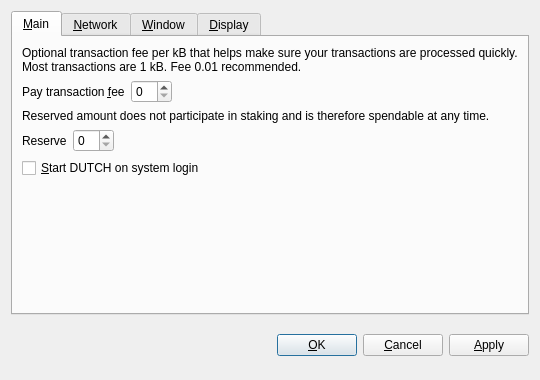
<?xml version="1.0" encoding="UTF-8"?>
<ui version="4.0">
 <class>OptionsDialog</class>
 <widget class="QDialog" name="OptionsDialog">
  <property name="geometry">
   <rect>
    <x>0</x>
    <y>0</y>
    <width>540</width>
    <height>380</height>
   </rect>
  </property>
  <property name="windowTitle">
   <string>Options</string>
  </property>
  <property name="modal">
   <bool>true</bool>
  </property>
  <layout class="QVBoxLayout" name="verticalLayout">
   <item>
    <widget class="QTabWidget" name="tabWidget">
     <property name="tabPosition">
      <enum>QTabWidget::North</enum>
     </property>
     <property name="currentIndex">
      <number>0</number>
     </property>
     <widget class="QWidget" name="tabMain">
      <attribute name="title">
       <string>&amp;Main</string>
      </attribute>
      <layout class="QVBoxLayout" name="verticalLayout_Main">
       <item>
        <widget class="QLabel" name="transactionFeeInfoLabel">
         <property name="text">
          <string>Optional transaction fee per kB that helps make sure your transactions are processed quickly. Most transactions are 1 kB. Fee 0.01 recommended.</string>
         </property>
         <property name="textFormat">
          <enum>Qt::PlainText</enum>
         </property>
         <property name="wordWrap">
          <bool>true</bool>
         </property>
        </widget>
       </item>
       <item>
        <layout class="QHBoxLayout" name="horizontalLayoutFee">
         <item>
          <widget class="QLabel" name="transactionFeeLabel">
           <property name="text">
            <string>Pay transaction &amp;fee</string>
           </property>
           <property name="textFormat">
            <enum>Qt::PlainText</enum>
           </property>
           <property name="buddy">
            <cstring>transactionFee</cstring>
           </property>
          </widget>
         </item>
         <item>
          <widget class="BitcoinAmountField" name="transactionFee"/>
         </item>
         <item>
          <spacer name="horizontalSpacerFee">
           <property name="orientation">
            <enum>Qt::Horizontal</enum>
           </property>
           <property name="sizeHint" stdset="0">
            <size>
             <width>40</width>
             <height>20</height>
            </size>
           </property>
          </spacer>
         </item>
        </layout>
       </item>
       <item>
        <widget class="QLabel" name="reserveBalanceInfoLabel">
         <property name="text">
          <string>Reserved amount does not participate in staking and is therefore spendable at any time.</string>
         </property>
         <property name="textFormat">
          <enum>Qt::PlainText</enum>
         </property>
         <property name="wordWrap">
          <bool>true</bool>
         </property>
        </widget>
       </item>
       <item>
        <layout class="QHBoxLayout" name="horizontalLayoutReserveBalance">
         <item>
          <widget class="QLabel" name="reserveBalanceLabel">
           <property name="text">
            <string>Reserve</string>
           </property>
           <property name="textFormat">
            <enum>Qt::PlainText</enum>
           </property>
           <property name="buddy">
            <cstring>reserveBalance</cstring>
           </property>
          </widget>
         </item>
         <item>
          <widget class="BitcoinAmountField" name="reserveBalance"/>
         </item>
         <item>
          <spacer name="horizontalSpacerReserveBalance">
           <property name="orientation">
            <enum>Qt::Horizontal</enum>
           </property>
           <property name="sizeHint" stdset="0">
            <size>
             <width>40</width>
             <height>20</height>
            </size>
           </property>
          </spacer>
         </item>
        </layout>
       </item>
       <item>
        <widget class="QCheckBox" name="bitcoinAtStartup">
         <property name="toolTip">
          <string>Automatically start DUTCH after logging in to the system.</string>
         </property>
         <property name="text">
          <string>&amp;Start DUTCH on system login</string>
         </property>
        </widget>
       </item>
       <item>
        <spacer name="verticalSpacer_Main">
         <property name="orientation">
          <enum>Qt::Vertical</enum>
         </property>
         <property name="sizeHint" stdset="0">
          <size>
           <width>20</width>
           <height>40</height>
          </size>
         </property>
        </spacer>
       </item>
      </layout>
     </widget>
     <widget class="QWidget" name="tabNetwork">
      <attribute name="title">
       <string>&amp;Network</string>
      </attribute>
      <layout class="QVBoxLayout" name="verticalLayout_Network">
       <item>
        <widget class="QCheckBox" name="mapPortUpnp">
         <property name="toolTip">
          <string>Automatically open the DUTCH client port on the router. This only works when your router supports UPnP and it is enabled.</string>
         </property>
         <property name="text">
          <string>Map port using &amp;UPnP</string>
         </property>
        </widget>
       </item>
       <item>
        <widget class="QCheckBox" name="connectSocks">
         <property name="toolTip">
          <string>Connect to the DUTCH network through a SOCKS proxy (e.g. when connecting through Tor).</string>
         </property>
         <property name="text">
          <string>&amp;Connect through SOCKS proxy:</string>
         </property>
        </widget>
       </item>
       <item>
        <layout class="QHBoxLayout" name="horizontalLayout_Network">
         <item>
          <widget class="QLabel" name="proxyIpLabel">
           <property name="text">
            <string>Proxy &amp;IP:</string>
           </property>
           <property name="textFormat">
            <enum>Qt::PlainText</enum>
           </property>
           <property name="buddy">
            <cstring>proxyIp</cstring>
           </property>
          </widget>
         </item>
         <item>
          <widget class="QValidatedLineEdit" name="proxyIp">
           <property name="maximumSize">
            <size>
             <width>140</width>
             <height>16777215</height>
            </size>
           </property>
           <property name="toolTip">
            <string>IP address of the proxy (e.g. 127.0.0.1)</string>
           </property>
          </widget>
         </item>
         <item>
          <widget class="QLabel" name="proxyPortLabel">
           <property name="text">
            <string>&amp;Port:</string>
           </property>
           <property name="textFormat">
            <enum>Qt::PlainText</enum>
           </property>
           <property name="buddy">
            <cstring>proxyPort</cstring>
           </property>
          </widget>
         </item>
         <item>
          <widget class="QLineEdit" name="proxyPort">
           <property name="maximumSize">
            <size>
             <width>55</width>
             <height>16777215</height>
            </size>
           </property>
           <property name="toolTip">
            <string>Port of the proxy (e.g. 9050)</string>
           </property>
          </widget>
         </item>
         <item>
          <widget class="QLabel" name="socksVersionLabel">
           <property name="text">
            <string>SOCKS &amp;Version:</string>
           </property>
           <property name="textFormat">
            <enum>Qt::PlainText</enum>
           </property>
           <property name="buddy">
            <cstring>socksVersion</cstring>
           </property>
          </widget>
         </item>
         <item>
          <widget class="QValueComboBox" name="socksVersion">
           <property name="toolTip">
            <string>SOCKS version of the proxy (e.g. 5)</string>
           </property>
          </widget>
         </item>
         <item>
          <spacer name="horizontalSpacer_Network">
           <property name="orientation">
            <enum>Qt::Horizontal</enum>
           </property>
           <property name="sizeHint" stdset="0">
            <size>
             <width>40</width>
             <height>20</height>
            </size>
           </property>
          </spacer>
         </item>
        </layout>
       </item>
       <item>
        <spacer name="verticalSpacer_Network">
         <property name="orientation">
          <enum>Qt::Vertical</enum>
         </property>
         <property name="sizeHint" stdset="0">
          <size>
           <width>20</width>
           <height>40</height>
          </size>
         </property>
        </spacer>
       </item>
      </layout>
     </widget>
     <widget class="QWidget" name="tabWindow">
      <attribute name="title">
       <string>&amp;Window</string>
      </attribute>
      <layout class="QVBoxLayout" name="verticalLayout_Window">
       <item>
        <widget class="QCheckBox" name="minimizeToTray">
         <property name="toolTip">
          <string>Show only a tray icon after minimizing the window.</string>
         </property>
         <property name="text">
          <string>&amp;Minimize to the tray instead of the taskbar</string>
         </property>
        </widget>
       </item>
       <item>
        <widget class="QCheckBox" name="minimizeOnClose">
         <property name="toolTip">
          <string>Minimize instead of exit the application when the window is closed. When this option is enabled, the application will be closed only after selecting Quit in the menu.</string>
         </property>
         <property name="text">
          <string>M&amp;inimize on close</string>
         </property>
        </widget>
       </item>
       <item>
        <spacer name="verticalSpacer_Window">
         <property name="orientation">
          <enum>Qt::Vertical</enum>
         </property>
         <property name="sizeHint" stdset="0">
          <size>
           <width>20</width>
           <height>40</height>
          </size>
         </property>
        </spacer>
       </item>
      </layout>
     </widget>
     <widget class="QWidget" name="tabDisplay">
      <attribute name="title">
       <string>&amp;Display</string>
      </attribute>
      <layout class="QVBoxLayout" name="verticalLayout_Display">
       <item>
        <layout class="QHBoxLayout" name="horizontalLayout_1_Display">
         <item>
          <widget class="QLabel" name="langLabel">
           <property name="text">
            <string>User Interface &amp;language:</string>
           </property>
           <property name="textFormat">
            <enum>Qt::PlainText</enum>
           </property>
           <property name="buddy">
            <cstring>lang</cstring>
           </property>
          </widget>
         </item>
         <item>
          <widget class="QValueComboBox" name="lang">
           <property name="toolTip">
            <string>The user interface language can be set here. This setting will take effect after restarting DUTCH.</string>
           </property>
          </widget>
         </item>
        </layout>
       </item>
       <item>
        <layout class="QHBoxLayout" name="horizontalLayout_2_Display">
         <item>
          <widget class="QLabel" name="unitLabel">
           <property name="text">
            <string>&amp;Unit to show amounts in:</string>
           </property>
           <property name="textFormat">
            <enum>Qt::PlainText</enum>
           </property>
           <property name="buddy">
            <cstring>unit</cstring>
           </property>
          </widget>
         </item>
         <item>
          <widget class="QValueComboBox" name="unit">
           <property name="toolTip">
            <string>Choose the default subdivision unit to show in the interface and when sending coins.</string>
           </property>
          </widget>
         </item>
        </layout>
       </item>
       <item>
        <widget class="QCheckBox" name="displayAddresses">
         <property name="toolTip">
          <string>Whether to show DUTCH addresses in the transaction list or not.</string>
         </property>
         <property name="text">
          <string>&amp;Display addresses in transaction list</string>
         </property>
        </widget>
       </item>
       <item>
        <widget class="QCheckBox" name="coinControlFeatures">
         <property name="toolTip">
          <string>Whether to show coin control features or not.</string>
         </property>
         <property name="text">
          <string>Display coin &amp;control features (experts only!)</string>
         </property>
        </widget>
       </item>
       <item>
        <spacer name="verticalSpacer_Display">
         <property name="orientation">
          <enum>Qt::Vertical</enum>
         </property>
         <property name="sizeHint" stdset="0">
          <size>
           <width>20</width>
           <height>40</height>
          </size>
         </property>
        </spacer>
       </item>
      </layout>
     </widget>
    </widget>
   </item>
   <item>
    <layout class="QHBoxLayout" name="horizontalLayout_Buttons">
     <item>
      <spacer name="horizontalSpacer_1">
       <property name="orientation">
        <enum>Qt::Horizontal</enum>
       </property>
       <property name="sizeHint" stdset="0">
        <size>
         <width>40</width>
         <height>48</height>
        </size>
       </property>
      </spacer>
     </item>
     <item>
      <widget class="QLabel" name="statusLabel">
       <property name="font">
        <font>
         <weight>75</weight>
         <bold>true</bold>
        </font>
       </property>
       <property name="text">
        <string/>
       </property>
       <property name="textFormat">
        <enum>Qt::PlainText</enum>
       </property>
       <property name="wordWrap">
        <bool>true</bool>
       </property>
      </widget>
     </item>
     <item>
      <spacer name="horizontalSpacer_2">
       <property name="orientation">
        <enum>Qt::Horizontal</enum>
       </property>
       <property name="sizeHint" stdset="0">
        <size>
         <width>40</width>
         <height>48</height>
        </size>
       </property>
      </spacer>
     </item>
     <item>
      <widget class="QPushButton" name="okButton">
       <property name="text">
        <string>&amp;OK</string>
       </property>
      </widget>
     </item>
     <item>
      <widget class="QPushButton" name="cancelButton">
       <property name="text">
        <string>&amp;Cancel</string>
       </property>
       <property name="autoDefault">
        <bool>false</bool>
       </property>
      </widget>
     </item>
     <item>
      <widget class="QPushButton" name="applyButton">
       <property name="text">
        <string>&amp;Apply</string>
       </property>
       <property name="autoDefault">
        <bool>false</bool>
       </property>
      </widget>
     </item>
    </layout>
   </item>
  </layout>
 </widget>
 <customwidgets>
  <customwidget>
   <class>BitcoinAmountField</class>
   <extends>QSpinBox</extends>
   <header>bitcoinamountfield.h</header>
  </customwidget>
  <customwidget>
   <class>QValueComboBox</class>
   <extends>QComboBox</extends>
   <header>qvaluecombobox.h</header>
  </customwidget>
  <customwidget>
   <class>QValidatedLineEdit</class>
   <extends>QLineEdit</extends>
   <header>qvalidatedlineedit.h</header>
  </customwidget>
 </customwidgets>
 <resources/>
 <connections/>
</ui>
